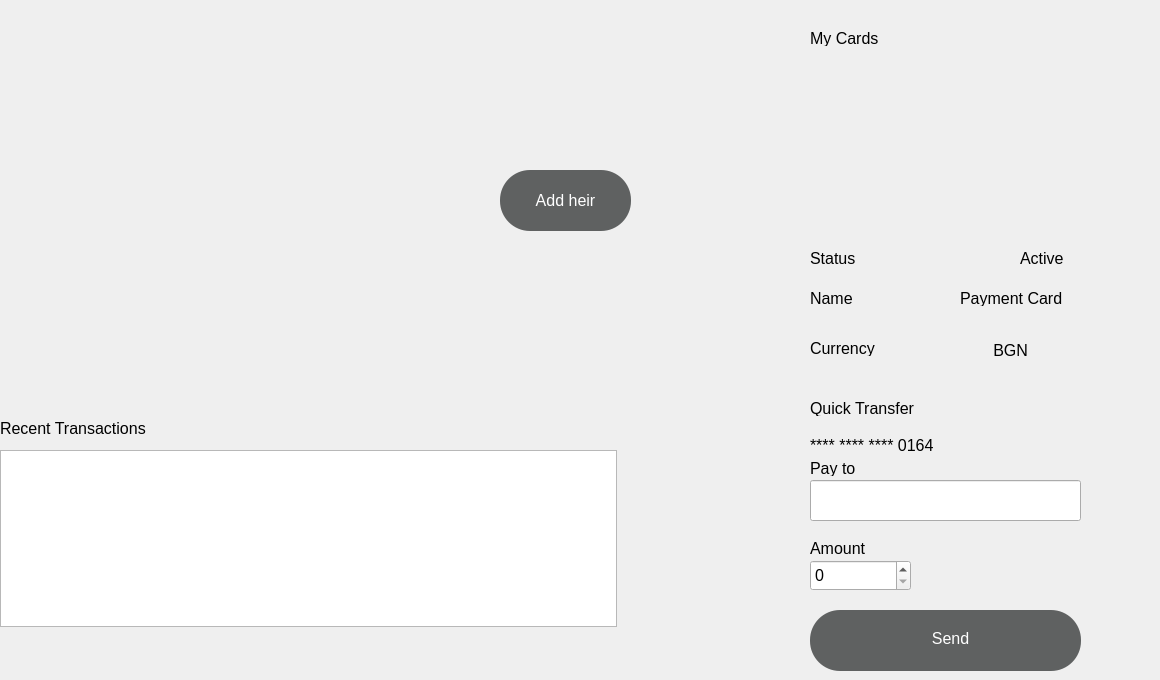
   <widget class="QWidget" name="dashboard_page">
    <widget class="QWidget" name="gridLayoutWidget">
     <property name="geometry">
      <rect>
       <x>10</x>
       <y>80</y>
       <width>341</width>
       <height>251</height>
      </rect>
     </property>
     <property name="font">
      <font>
       <family>Arial</family>
       <pointsize>12</pointsize>
       <italic>false</italic>
       <bold>false</bold>
      </font>
     </property>
     <layout class="QGridLayout" name="PieChart_LY"/>
    </widget>
    <widget class="QLabel" name="My_cards_LA">
     <property name="geometry">
      <rect>
       <x>810</x>
       <y>30</y>
       <width>91</width>
       <height>16</height>
      </rect>
     </property>
     <property name="font">
      <font>
       <family>Arial</family>
       <pointsize>12</pointsize>
       <italic>false</italic>
       <bold>false</bold>
      </font>
     </property>
     <property name="text">
      <string>My Cards</string>
     </property>
    </widget>
    <widget class="QLabel" name="blank_card_LA">
     <property name="geometry">
      <rect>
       <x>740</x>
       <y>50</y>
       <width>411</width>
       <height>211</height>
      </rect>
     </property>
     <property name="font">
      <font>
       <family>Arial</family>
       <pointsize>12</pointsize>
       <italic>false</italic>
       <bold>false</bold>
      </font>
     </property>
     <property name="styleSheet">
      <string notr="true">image: url(:/images/blank_card.png);</string>
     </property>
     <property name="text">
      <string/>
     </property>
    </widget>
    <widget class="QLabel" name="statu_LA">
     <property name="geometry">
      <rect>
       <x>810</x>
       <y>250</y>
       <width>58</width>
       <height>16</height>
      </rect>
     </property>
     <property name="font">
      <font>
       <family>Arial</family>
       <pointsize>12</pointsize>
       <italic>false</italic>
       <bold>false</bold>
      </font>
     </property>
     <property name="text">
      <string>Status</string>
     </property>
    </widget>
    <widget class="QLabel" name="Status_Active_LA">
     <property name="geometry">
      <rect>
       <x>1020</x>
       <y>250</y>
       <width>61</width>
       <height>16</height>
      </rect>
     </property>
     <property name="font">
      <font>
       <family>Arial</family>
       <pointsize>12</pointsize>
       <italic>false</italic>
       <bold>false</bold>
      </font>
     </property>
     <property name="text">
      <string>Active</string>
     </property>
    </widget>
    <widget class="QLabel" name="name_LA">
     <property name="geometry">
      <rect>
       <x>810</x>
       <y>290</y>
       <width>58</width>
       <height>16</height>
      </rect>
     </property>
     <property name="font">
      <font>
       <family>Arial</family>
       <pointsize>12</pointsize>
       <italic>false</italic>
       <bold>false</bold>
      </font>
     </property>
     <property name="text">
      <string>Name</string>
     </property>
    </widget>
    <widget class="QLabel" name="Name_Payment_card_LA">
     <property name="geometry">
      <rect>
       <x>960</x>
       <y>290</y>
       <width>121</width>
       <height>16</height>
      </rect>
     </property>
     <property name="font">
      <font>
       <family>Arial</family>
       <pointsize>12</pointsize>
       <italic>false</italic>
       <bold>false</bold>
      </font>
     </property>
     <property name="text">
      <string>Payment Card</string>
     </property>
    </widget>
    <widget class="QLabel" name="Currency_LA">
     <property name="geometry">
      <rect>
       <x>810</x>
       <y>340</y>
       <width>81</width>
       <height>16</height>
      </rect>
     </property>
     <property name="font">
      <font>
       <family>Arial</family>
       <pointsize>12</pointsize>
       <italic>false</italic>
       <bold>false</bold>
      </font>
     </property>
     <property name="text">
      <string>Currency</string>
     </property>
    </widget>
    <widget class="QLabel" name="Quick_Transfer_LA">
     <property name="geometry">
      <rect>
       <x>810</x>
       <y>400</y>
       <width>131</width>
       <height>16</height>
      </rect>
     </property>
     <property name="font">
      <font>
       <family>Arial</family>
       <pointsize>12</pointsize>
       <italic>false</italic>
       <bold>false</bold>
      </font>
     </property>
     <property name="text">
      <string>Quick Transfer</string>
     </property>
    </widget>
    <widget class="QLabel" name="card_number_LA">
     <property name="geometry">
      <rect>
       <x>810</x>
       <y>430</y>
       <width>191</width>
       <height>31</height>
      </rect>
     </property>
     <property name="font">
      <font>
       <family>Arial</family>
       <pointsize>12</pointsize>
       <italic>false</italic>
       <bold>false</bold>
      </font>
     </property>
     <property name="text">
      <string>**** **** **** 0164</string>
     </property>
    </widget>
    <widget class="QLineEdit" name="IBAN_qt_LE">
     <property name="geometry">
      <rect>
       <x>810</x>
       <y>480</y>
       <width>271</width>
       <height>41</height>
      </rect>
     </property>
     <property name="font">
      <font>
       <family>Arial</family>
       <pointsize>12</pointsize>
       <italic>false</italic>
       <bold>false</bold>
      </font>
     </property>
    </widget>
    <widget class="QLabel" name="Pay_to_LA">
     <property name="geometry">
      <rect>
       <x>810</x>
       <y>460</y>
       <width>91</width>
       <height>16</height>
      </rect>
     </property>
     <property name="font">
      <font>
       <family>Arial</family>
       <pointsize>12</pointsize>
       <italic>false</italic>
       <bold>false</bold>
      </font>
     </property>
     <property name="text">
      <string>Pay to</string>
     </property>
    </widget>
    <widget class="QLabel" name="Amount_LA">
     <property name="geometry">
      <rect>
       <x>810</x>
       <y>540</y>
       <width>91</width>
       <height>16</height>
      </rect>
     </property>
     <property name="font">
      <font>
       <family>Arial</family>
       <pointsize>12</pointsize>
       <italic>false</italic>
       <bold>false</bold>
      </font>
     </property>
     <property name="text">
      <string>Amount</string>
     </property>
    </widget>
    <widget class="QSpinBox" name="Amount_SB">
     <property name="geometry">
      <rect>
       <x>810</x>
       <y>560</y>
       <width>101</width>
       <height>31</height>
      </rect>
     </property>
     <property name="font">
      <font>
       <family>Arial</family>
       <pointsize>12</pointsize>
       <italic>false</italic>
       <bold>false</bold>
      </font>
     </property>
     <property name="maximum">
      <number>999999</number>
     </property>
    </widget>
    <widget class="QLabel" name="Recent_tr_LA">
     <property name="geometry">
      <rect>
       <x>0</x>
       <y>420</y>
       <width>301</width>
       <height>16</height>
      </rect>
     </property>
     <property name="font">
      <font>
       <family>Arial</family>
       <pointsize>12</pointsize>
       <italic>false</italic>
       <bold>false</bold>
      </font>
     </property>
     <property name="text">
      <string>Recent Transactions</string>
     </property>
    </widget>
    <widget class="QTableView" name="Recent_tr_TV">
     <property name="geometry">
      <rect>
       <x>0</x>
       <y>450</y>
       <width>617</width>
       <height>177</height>
      </rect>
     </property>
     <property name="font">
      <font>
       <family>Arial</family>
       <pointsize>12</pointsize>
       <italic>false</italic>
       <bold>false</bold>
      </font>
     </property>
     <property name="styleSheet">
      <string notr="true">QHeaderView::section{background-color: rgb(39, 40, 40);
border-radius:30px}
QHeaderView::section{ background-color: rgb(57, 58, 58); 
color:white}</string>
     </property>
    </widget>
    <widget class="QLabel" name="card_holder_LA">
     <property name="geometry">
      <rect>
       <x>820</x>
       <y>210</y>
       <width>101</width>
       <height>16</height>
      </rect>
     </property>
     <property name="font">
      <font>
       <family>Arial</family>
       <pointsize>12</pointsize>
       <italic>false</italic>
       <bold>false</bold>
      </font>
     </property>
     <property name="styleSheet">
      <string notr="true">color: rgb(255, 255, 255);</string>
     </property>
     <property name="text">
      <string/>
     </property>
    </widget>
    <widget class="QPushButton" name="Send_qt_PB">
     <property name="geometry">
      <rect>
       <x>830</x>
       <y>613</y>
       <width>241</width>
       <height>51</height>
      </rect>
     </property>
     <property name="font">
      <font>
       <family>Arial</family>
       <pointsize>12</pointsize>
       <italic>false</italic>
       <bold>false</bold>
      </font>
     </property>
     <property name="styleSheet">
      <string notr="true">border-radius:15px;
color:white</string>
     </property>
     <property name="text">
      <string>Send</string>
     </property>
    </widget>
    <widget class="QLabel" name="heir_detected">
     <property name="geometry">
      <rect>
       <x>390</x>
       <y>80</y>
       <width>391</width>
       <height>61</height>
      </rect>
     </property>
     <property name="font">
      <font>
       <family>Arial</family>
       <pointsize>12</pointsize>
       <italic>false</italic>
       <bold>false</bold>
      </font>
     </property>
     <property name="text">
      <string/>
     </property>
    </widget>
    <widget class="QPushButton" name="addHeir_PB">
     <property name="geometry">
      <rect>
       <x>500</x>
       <y>170</y>
       <width>131</width>
       <height>61</height>
      </rect>
     </property>
     <property name="font">
      <font>
       <family>Arial</family>
       <pointsize>12</pointsize>
       <italic>false</italic>
       <bold>false</bold>
      </font>
     </property>
     <property name="styleSheet">
      <string notr="true">QPushButton{
background-color: rgb(95, 97, 97);
border-radius:30px
}
QPushButton
{
   color:white;
}
QPushButton:hover
{
  background-color: rgb(75, 77, 77);
  transition:0,5s;
}
</string>
     </property>
     <property name="text">
      <string>Add heir</string>
     </property>
    </widget>
    <widget class="QLabel" name="label">
     <property name="geometry">
      <rect>
       <x>900</x>
       <y>630</y>
       <width>21</width>
       <height>16</height>
      </rect>
     </property>
     <property name="font">
      <font>
       <family>Arial</family>
       <pointsize>12</pointsize>
       <italic>false</italic>
       <bold>false</bold>
      </font>
     </property>
     <property name="text">
      <string/>
     </property>
     <property name="pixmap">
      <pixmap resource="../resources/resources.qrc">:/images/paper-plane-svgrepo-com.svg</pixmap>
     </property>
     <property name="scaledContents">
      <bool>true</bool>
     </property>
    </widget>
    <widget class="QPushButton" name="addHeir_PB_2">
     <property name="geometry">
      <rect>
       <x>810</x>
       <y>610</y>
       <width>271</width>
       <height>61</height>
      </rect>
     </property>
     <property name="font">
      <font>
       <family>Arial</family>
       <pointsize>12</pointsize>
       <italic>false</italic>
       <bold>false</bold>
      </font>
     </property>
     <property name="styleSheet">
      <string notr="true">QPushButton{
background-color: rgb(95, 97, 97);
border-radius:30px
}
QPushButton
{
   color:white;
}
</string>
     </property>
     <property name="text">
      <string/>
     </property>
    </widget>
    <widget class="QLabel" name="Currency_BGN_LA">
     <property name="geometry">
      <rect>
       <x>980</x>
       <y>340</y>
       <width>131</width>
       <height>20</height>
      </rect>
     </property>
     <property name="font">
      <font>
       <family>Arial</family>
       <pointsize>12</pointsize>
       <italic>false</italic>
       <bold>false</bold>
      </font>
     </property>
     <property name="styleSheet">
      <string notr="true">image: url(:/images/BG_flag_icon.png);</string>
     </property>
     <property name="text">
      <string>   BGN</string>
     </property>
    </widget>
    <zorder>addHeir_PB_2</zorder>
    <zorder>gridLayoutWidget</zorder>
    <zorder>My_cards_LA</zorder>
    <zorder>blank_card_LA</zorder>
    <zorder>statu_LA</zorder>
    <zorder>Status_Active_LA</zorder>
    <zorder>name_LA</zorder>
    <zorder>Name_Payment_card_LA</zorder>
    <zorder>Currency_LA</zorder>
    <zorder>Quick_Transfer_LA</zorder>
    <zorder>card_number_LA</zorder>
    <zorder>IBAN_qt_LE</zorder>
    <zorder>Pay_to_LA</zorder>
    <zorder>Amount_LA</zorder>
    <zorder>Amount_SB</zorder>
    <zorder>Recent_tr_LA</zorder>
    <zorder>Recent_tr_TV</zorder>
    <zorder>card_holder_LA</zorder>
    <zorder>Send_qt_PB</zorder>
    <zorder>heir_detected</zorder>
    <zorder>addHeir_PB</zorder>
    <zorder>label</zorder>
    <zorder>Currency_BGN_LA</zorder>
   </widget>
